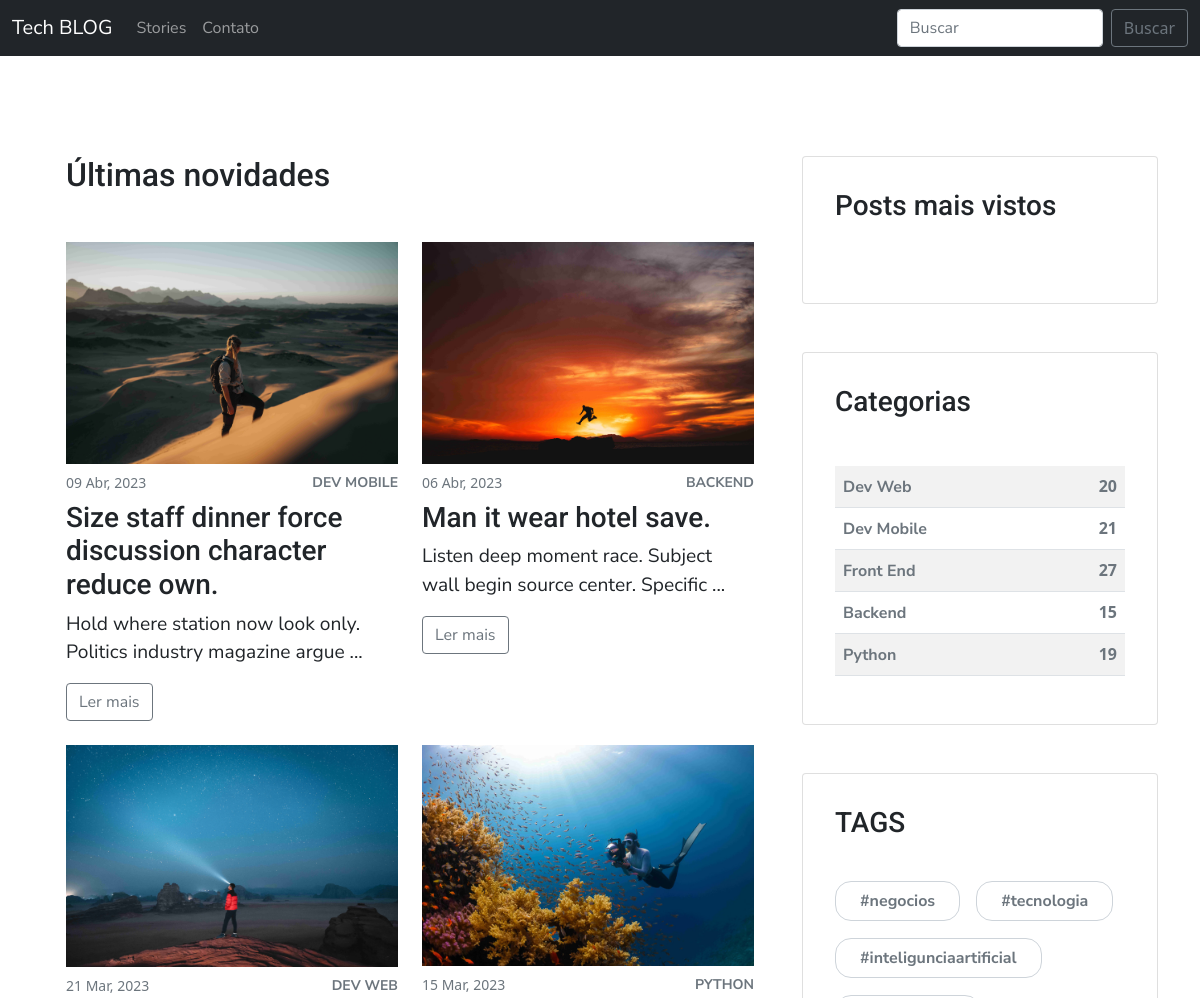
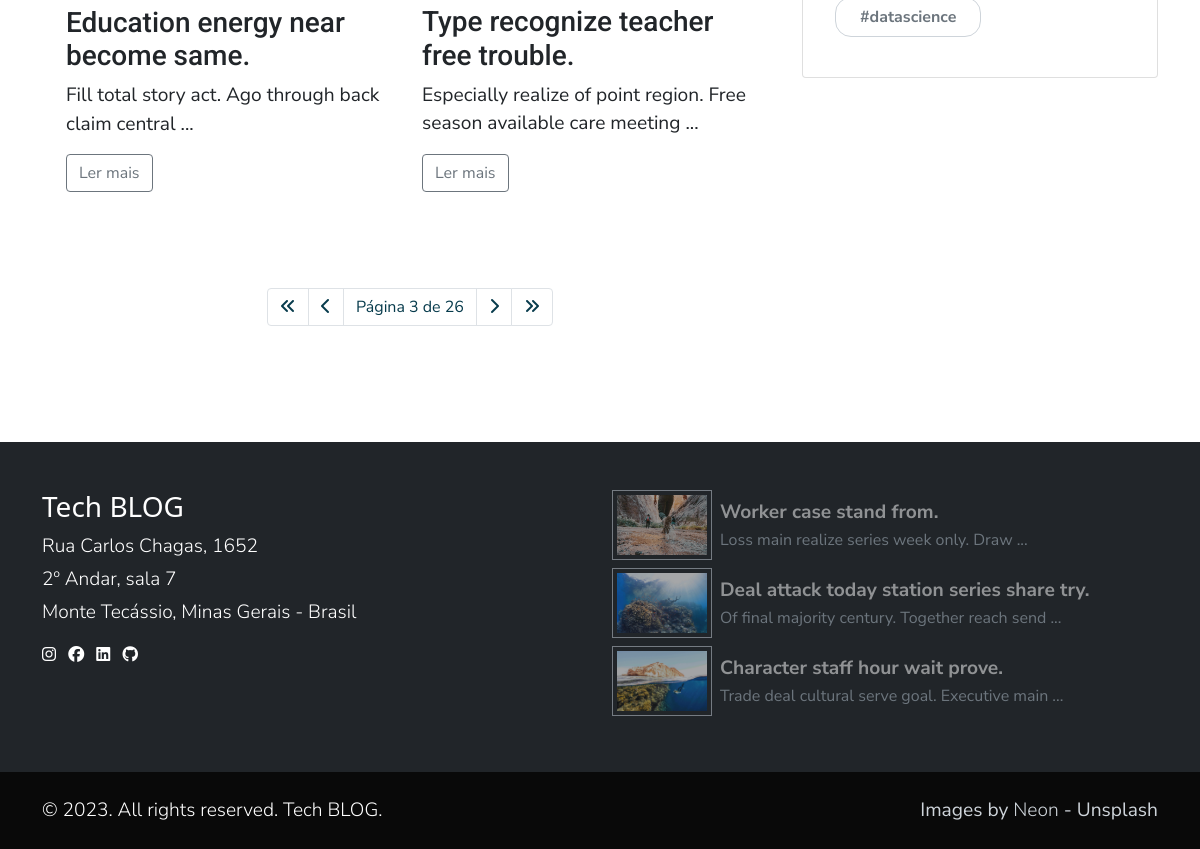
Page /blog/?page=3 on the committed database (2 pictures, top to bottom).
### blog/models.py (models this page shows, shortened)
class Post(models.Model):
    title = models.CharField(max_length=222)
    body = RichTextUploadingField()
    created_at = models.DateTimeField(auto_now_add=True)
    author = models.ForeignKey(User, on_delete=models.CASCADE)
    category = models.ForeignKey(Category, on_delete=models.CASCADE)
    tags = models.ManyToManyField(Tag, blank=True)
    feature_image = models.ImageField(upload_to='featured_images')

class Category(models.Model):
    name = models.CharField(max_length=100)
    slug = models.CharField(max_length=100, unique=True, blank=True)
    def __str__(self):
        return self.name
    class Meta:
        verbose_name_plural = "Categorias"

class Tag(models.Model):
    name = models.CharField(max_length=100)
    slug = models.CharField(max_length=100, unique=True, blank=True)
    @property
    def formated_name(self):
        return format_tag(self.name)
    class Meta:
        verbose_name_plural = "Tags"

class FooterFeaturedPost(models.Model):
    post = models.ForeignKey(Post, on_delete=models.CASCADE)
    active = models.BooleanField(default=True)

### blog/views.py (the view)
# urls.py: path('', list_posts, name='list_posts'),
def list_posts(request):
    context = dict()
    category_id = request.GET.get('category')
    tag_id = request.GET.get('tag')
    text_search = request.GET.get('search')
    posts_list = get_filtered_posts(category_id, tag_id, text_search)
    if category_id:
        context['category_search'] = Category.objects.get(pk=int(category_id))
    if tag_id:
        context['tag_search'] = Tag.objects.get(pk=int(tag_id))
    if text_search:
        context['text_search'] = text_search
    for post in posts_list:
        post.mini_description = format_body(post.body, 10)
    paginator = Paginator(posts_list, 4)
    page = request.GET.get('page')
    try:
        posts = paginator.page(page)
    except PageNotAnInteger:
        posts = paginator.page(1)
    except EmptyPage:
        posts = paginator.page(paginator.num_pages)
    context['posts'] = posts
    return render(request, 'blog/posts-list.html', context=context)

### blog/models.py (called while the page is built)
def format_tag(tag):
    tag = slugify(tag)
    tag = tag.replace("-", "")
    tag = "#" + tag
    return tag

### blog/utils.py (called while the page is built)
def format_body(body, num_words):
    body = body.split("</p>")[0]
    body = body.replace('<p class="mb-4 text-gray-700">', '')
    body = body.replace("<p>", "")
    body = body.split(" ")[:num_words]
    body = " ".join(body).strip(".") + " ..."
    return body

### blog/views.py (called while the page is built)
def get_filtered_posts(category_id=None, tag_id=None, text_search=None):
    filters = {}
    if category_id:
        filters['category'] = int(category_id)
    if tag_id:
        filters['tags__in'] = [int(tag_id)]
    if text_search:
        filters['title__icontains'] = text_search
    return Post.objects.filter(**filters).order_by('-created_at')

### templates/blog/posts-list.html (shortened to what this page needs)
{% extends 'blog/base_blog.html' %}
{% load static %}
{% block main %}
    <section>
        <div class="container">
            <div class="row gy-5">
                <main class="col-lg-8">
                    <div class="container">
                        <header>
                            <h2 class="mb-5">Últimas novidades</h2>
                        </header>
                        <div class="row gy-4 mb-5">
                            {% for post in posts %}
                            <div class="col-xl-6">
                                <a href="{% url 'detail_post' post.id %}">
                                    <img class="last-section-posts-image"
                                        src="{{post.feature_image.url}}">
                                </a>
                                <div class="d-flex align-items-center justify-content-between mb-2 mt-2">
                                    <small class="text-gray-600">{{post.created_at|date:"d M, Y"}}</small>
                                    <a class="small fw-bold text-uppercase small text-gray-600">{{post.category}}</a>
                                </div>
                                <h3>{{post.title}}</h3>
                                <p>{{post.mini_description}}</p>
                                <a class="btn btn-outline-secondary" href="{% url 'detail_post' post.id %}">Ler mais</a>
                            </div>
                            {% endfor %}
                        </div>
                        <div class="row">
                            <nav aria-label="Page navigation example">
                                <ul class="pagination justify-content-center mt-5">
                                    {% if posts.has_previous %}
                                    <li class="page-item"><a class="page-link" href="?page=1"><i class="fa-solid fa-angles-left"></i></a></li>
                                    <li class="page-item"><a class="page-link" href="?page={{posts.previous_page_number}}"><i class="fa-solid fa-chevron-left"></i></a></li>
                                    {% endif %}
                                    <li class="page-item"><a class="page-link " href="#">Página {{posts.number}} de {{posts.paginator.num_pages}}</a></li>
                                    {% if posts.has_next %}
                                    <li class="page-item"><a class="page-link" href="?page={{posts.next_page_number}}"><i class="fa-solid fa-chevron-right"></i></a></li>
                                    <li class="page-item"><a class="page-link" href="?page={{posts.paginator.num_pages}}"><i class="fa-solid fa-angles-right"></i></a></li>
                                    {% endif %}
                                </ul>
                            </nav>
                        </div>
                    </div>
                </main>
                {% include 'blog/components/aside.html' %}
            </div>
        </div>
    </section>
{% endblock %}

### templates/blog/base_blog.html (shortened to what this page needs)
{% extends '../base.html' %}
{% load static %}
{% block content %}
    <header>
        <nav class="navbar navbar-expand-lg navbar-dark bg-dark">
            <div class="container-fluid">
                <a class="navbar-brand" href="{% url 'home' %}">Tech BLOG</a>
                <div class="collapse navbar-collapse" id="navbarSupportedContent">
                    <ul class="navbar-nav me-auto mb-2 mb-lg-0">
                        <li class="nav-item">
                            <a class="nav-link" aria-current="page" href="{% url 'list_posts' %}">Stories</a>
                        </li>
                        <li class="nav-item">
                            <a class="nav-link" aria-current="page" href="#footer-contact">Contato</a>
                        </li>
                    </ul>
                    <form method="GET" action="{% url 'list_posts' %}" class="d-flex">
                        <input name="search" class="form-control me-2" type="search" placeholder="Buscar" aria-label="Search">
                        <button class="btn btn-outline-secondary" type="submit">Buscar</button>
                    </form>
                </div>
            </div>
        </nav>
    </header>
    {% block main %}
    {% endblock %}
    <footer class="footer text-white py-5" style="background: #212529ff">
        <div class="container">
            <div class="row">
                <div class="col-md-6">
                    <h6 class="h3" id="footer-contact">Tech BLOG</h6>
                    <p class="fw-light mb-1">Rua Carlos Chagas, 1652</p>
                    <p class="fw-light mb-1">2º Andar, sala 7</p>
                    <p class="fw-light mb-3">Monte Tecássio, Minas Gerais - Brasil</p>
                    <ul class="list-unstyled">
                        <li class="list-inline-item"><i class="fa-brands fa-instagram"></i></li>
                        <li class="list-inline-item"><i class="fa-brands fa-facebook"></i></li>
                        <li class="list-inline-item"><i class="fa-brands fa-linkedin"></i></li>
                        <li class="list-inline-item"><i class="fa-brands fa-github"></i></li>
                    </ul>
                </div>
                <div class="col-md-6">
                    {% for ffpost in footer_featured_posts %}
                    <div class="d-flex align-items-center mb-2">
                        <a href="{% url 'detail_post' ffpost.post.id %}"><img class="footer-image img-fluid p-1 border-gray-500 flex-shrink-0"
                            src="{{ffpost.post.feature_image.url}}"></a>
                        <div class="ms-2">
                            <p class="fw-bold mb-0 text-white-50">{{ffpost.post.title}}</p>
                            <span class="text-muted">{{ffpost.post.mini_description}}</span>
                        </div>
                    </div>
                    {% endfor %}
                </div>
            </div>
        </div>
    </footer>
    <div class="copyrights text-white py-4" style="background: #090909">
        <div class="container">
            <div class="row text-center gy-2">
                <div class="col-md-6 text-md-start">
                    <p class="mb-0 fw-light text-sm">© 2023. All rights reserved. Tech BLOG.</p>
                </div>
                <div class="col-md-6 text-md-end">
                    <p class="mb-0 text-sm text-gray-400">Images by <a class="text-reset fw-light"
                            href="https://unsplash.com/pt-br/@neom">Neon</a> - Unsplash</p>
                </div>
            </div>
        </div>
    </div>
{% endblock %}

### templates/blog/components/aside.html (shortened to what this page needs)
{% load static %}
{% load hitcount_tags %}
<aside class="col-lg-4">
    <div class="card mb-5 p-3">
        <div class="card-body">
            <h3 class="mb-5">Posts mais vistos</h3>
        </div>
    </div>
    <div class="card mb-5 p-3">
        <div class="card-body">
            <h3 class="mb-5">Categorias</h3>
            <table class="table table-striped">
                <tbody class="fw-bold">
                    {% for category in categories %}
                    <tr class="cursor-pointer">
                        {% if post %}
                        <td class="text-gray-600 {% if post.category.id == category.id %} selected {% endif %}">{{category.name}}</td>
                        <td class="text-end text-gray-600 {% if post.category.id == category.id %} selected {% endif %}">{{category.count}}</td>
                        {% else %}
                        <td><a class="text-gray-600 fw-bold" href="/blog?category={{category.id}}{% if tag_search %}&tag={{tag_search.id}}{% endif %}{% if text_search %}&search={{text_search}}{% endif %}">{{category.name}}</a></td>
                        <td class="text-end text-gray-600">{{category.count}}</td>
                        {% endif %}
                    </tr>
                    {% endfor %}
                </tbody>
            </table>
        </div>
    </div>
    <div class="card mb-5 p-3">
        <div class="card-body">
            <h3 class="mb-5">TAGS</h3>
            <div class="tags-container">
                {% for tag in tags %}
                <div><a class="tag border-gray-400 py-2 px-4 fw-bold" href="/blog?tag={{tag.id}}">{{tag.formated_name}}</a></div>
                {% endfor %}
            </div>
        </div>
</aside>

### static/css/style.css (style rules this page uses)
:root { --gray-100: #f8f9faff; --gray-200: #e9ecefff; --gray-300: #dee2e6ff; --gray-400: #ced4daff; --gray-500: #adb5bdff; --gray-600: #6c757dff; --gray-700: #495057ff; --gray-800: #343a40ff; --gray-900: #212529ff; --dark-blue: #073B4C; --light-blue: #118AB2; --green: #06D6A0; --yellow: #FFD166; --red: #EF476F; }
.text-gray-400 { color: var(--gray-400); }
.text-gray-600 { color: var(--gray-600); }
.border-gray-400 { border: 1px solid var(--gray-400) }
.border-gray-500 { border: 1px solid var(--gray-500) }
body { color: var(--gray-900); }
a { color: var(--gray-900); text-decoration: None; }
p { font-size: 1.2rem; }
p, span, a, input { font-family: "Nunito Sans", sans-serif; }
h1, h2, h3, h4, h5 { font-family: 'Roboto', sans-serif; }
section { padding: 6.25rem 0; overflow-x: hidden; }
.last-section-posts-image { width: 100%; }
.footer-image { width: 100px; cursor: pointer; opacity: 0.6; transition: 400ms; }
.tags-container { display: flex; gap: 1rem; flex-wrap: wrap; }
.tags-container div { margin-bottom: 16px; }
.tags-container div a.tag { border-radius: 16px; margin: 1rem 0; color: #6c757dff; }
.cursor-pointer { cursor: pointer; }
.pagination > li > a { background-color: white; color: var(--dark-blue); }

### rows in the picture
Post: feature_image (picture), created_at "09 Abr, 2023", category "DEV MOBILE", title "Size staff dinner force discussion character reduce own.", mini_description "Hold where station now look only. Politics industry magazine argue ..."
Post: feature_image (picture), created_at "06 Abr, 2023", category "BACKEND", title "Man it wear hotel save.", mini_description "Listen deep moment race. Subject wall begin source center. Specific ..."
Post: feature_image (picture), created_at "21 Mar, 2023", category "DEV WEB", title "Education energy near become same.", mini_description "Fill total story act. Ago through back claim central ..."
Post: feature_image (picture), created_at "15 Mar, 2023", category "PYTHON", title "Type recognize teacher free trouble.", mini_description "Especially realize of point region. Free season available care meeting ..."
Category: name "Dev Web", count "20"
Category: name "Dev Mobile", count "21"
Category: name "Front End", count "27"
Category: name "Backend", count "15"
Category: name "Python", count "19"
Tag: formated_name "#negocios"
Tag: formated_name "#tecnologia"
Tag: formated_name "#inteligunciaartificial"
Tag: formated_name "#datascience"
FooterFeaturedPost: post.feature_image (picture), post "Worker case stand from.", post.mini_description "Loss main realize series week only. Draw ..."
FooterFeaturedPost: post.feature_image (picture), post "Deal attack today station series share try.", post.mini_description "Of final majority century. Together reach send ..."
FooterFeaturedPost: post.feature_image (picture), post "Character staff hour wait prove.", post.mini_description "Trade deal cultural serve goal. Executive main ..."

### other values in the picture
{{ posts.number }} "3"
{{ posts.paginator.num_pages }} "26"
